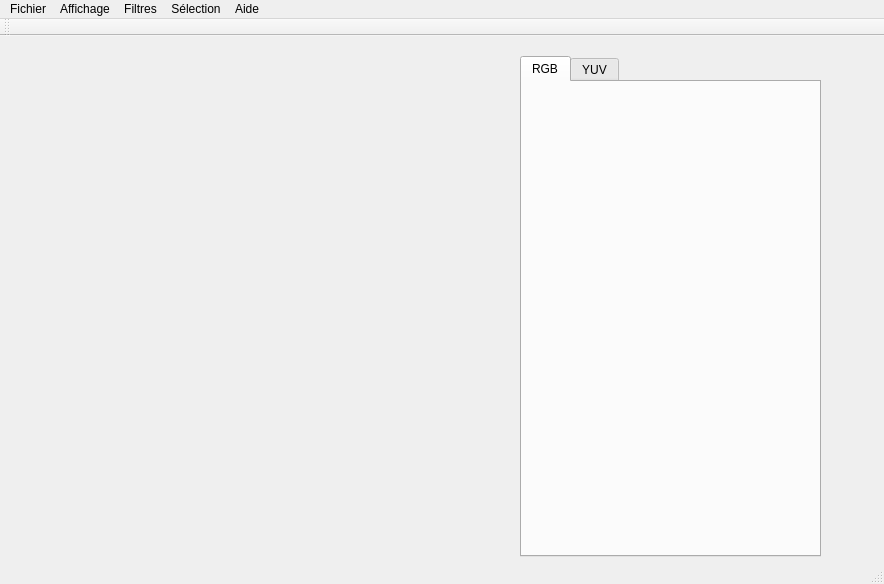
<?xml version="1.0" encoding="UTF-8"?>
<ui version="4.0">
 <class>MainWindow</class>
 <widget class="QMainWindow" name="MainWindow">
  <property name="geometry">
   <rect>
    <x>0</x>
    <y>0</y>
    <width>884</width>
    <height>584</height>
   </rect>
  </property>
  <property name="windowTitle">
   <string>MainWindow</string>
  </property>
  <widget class="QWidget" name="centralWidget">
   <widget class="QLabel" name="label_image">
    <property name="geometry">
     <rect>
      <x>40</x>
      <y>20</y>
      <width>361</width>
      <height>411</height>
     </rect>
    </property>
    <property name="text">
     <string/>
    </property>
   </widget>
   <widget class="QTabWidget" name="tabWidget">
    <property name="geometry">
     <rect>
      <x>520</x>
      <y>20</y>
      <width>301</width>
      <height>501</height>
     </rect>
    </property>
    <property name="currentIndex">
     <number>0</number>
    </property>
    <widget class="QWidget" name="Tab1">
     <property name="cursor">
      <cursorShape>ArrowCursor</cursorShape>
     </property>
     <attribute name="title">
      <string>RGB</string>
     </attribute>
     <widget class="QLabel" name="label_histo1">
      <property name="geometry">
       <rect>
        <x>10</x>
        <y>10</y>
        <width>301</width>
        <height>121</height>
       </rect>
      </property>
      <property name="text">
       <string/>
      </property>
     </widget>
     <widget class="QLabel" name="label_histo2">
      <property name="geometry">
       <rect>
        <x>10</x>
        <y>180</y>
        <width>311</width>
        <height>121</height>
       </rect>
      </property>
      <property name="text">
       <string/>
      </property>
     </widget>
     <widget class="QLabel" name="label_histo3">
      <property name="geometry">
       <rect>
        <x>10</x>
        <y>340</y>
        <width>311</width>
        <height>121</height>
       </rect>
      </property>
      <property name="text">
       <string/>
      </property>
     </widget>
    </widget>
    <widget class="QWidget" name="Tab2">
     <attribute name="title">
      <string>YUV</string>
     </attribute>
     <widget class="QLabel" name="label_histoY">
      <property name="geometry">
       <rect>
        <x>10</x>
        <y>340</y>
        <width>311</width>
        <height>121</height>
       </rect>
      </property>
      <property name="text">
       <string/>
      </property>
     </widget>
     <widget class="QLabel" name="label_histoU">
      <property name="geometry">
       <rect>
        <x>10</x>
        <y>180</y>
        <width>311</width>
        <height>121</height>
       </rect>
      </property>
      <property name="text">
       <string/>
      </property>
     </widget>
     <widget class="QLabel" name="label_histoV">
      <property name="geometry">
       <rect>
        <x>110</x>
        <y>380</y>
        <width>57</width>
        <height>15</height>
       </rect>
      </property>
      <property name="text">
       <string/>
      </property>
     </widget>
    </widget>
   </widget>
  </widget>
  <widget class="QMenuBar" name="menuBar">
   <property name="geometry">
    <rect>
     <x>0</x>
     <y>0</y>
     <width>884</width>
     <height>26</height>
    </rect>
   </property>
   <widget class="QMenu" name="menuFichier">
    <property name="title">
     <string>Fichier</string>
    </property>
    <addaction name="actionOuvrir"/>
    <addaction name="actionEnregistrer"/>
    <addaction name="actionFermer"/>
   </widget>
   <widget class="QMenu" name="menuAffichage">
    <property name="title">
     <string>Affichage</string>
    </property>
    <addaction name="actionHistogramme"/>
   </widget>
   <widget class="QMenu" name="menuFiltres">
    <property name="title">
     <string>Filtres</string>
    </property>
    <addaction name="actionNoir_et_blanc"/>
    <addaction name="actionInversion"/>
    <addaction name="actionFlou"/>
    <addaction name="actionContraste"/>
    <addaction name="actionContour_Sobel"/>
    <addaction name="actionContour_Prewitt"/>
   </widget>
   <widget class="QMenu" name="menuAide">
    <property name="title">
     <string>Aide</string>
    </property>
    <addaction name="action_Propos"/>
   </widget>
   <widget class="QMenu" name="menuSelection">
    <property name="title">
     <string>Sélection</string>
    </property>
    <addaction name="actionRedimension"/>
    <addaction name="actionDecoupage"/>
    <addaction name="actionInitialiser"/>
    <addaction name="actionFusion_milieu"/>
   </widget>
   <addaction name="menuFichier"/>
   <addaction name="menuAffichage"/>
   <addaction name="menuFiltres"/>
   <addaction name="menuSelection"/>
   <addaction name="menuAide"/>
  </widget>
  <widget class="QToolBar" name="mainToolBar">
   <attribute name="toolBarArea">
    <enum>TopToolBarArea</enum>
   </attribute>
   <attribute name="toolBarBreak">
    <bool>false</bool>
   </attribute>
  </widget>
  <widget class="QStatusBar" name="statusBar"/>
  <action name="actionOuvrir">
   <property name="text">
    <string>Ouvrir</string>
   </property>
  </action>
  <action name="actionEnregistrer">
   <property name="text">
    <string>Enregistrer</string>
   </property>
  </action>
  <action name="actionFermer">
   <property name="text">
    <string>Fermer</string>
   </property>
  </action>
  <action name="actionNoir_et_blanc">
   <property name="text">
    <string>Noir et blanc</string>
   </property>
  </action>
  <action name="actionInversion">
   <property name="text">
    <string>Inversion</string>
   </property>
  </action>
  <action name="actionFlou">
   <property name="text">
    <string>Flou</string>
   </property>
  </action>
  <action name="actionContraste">
   <property name="text">
    <string>Contraste</string>
   </property>
  </action>
  <action name="actionRedimension">
   <property name="text">
    <string>Redimension</string>
   </property>
  </action>
  <action name="actionDecoupage">
   <property name="text">
    <string>Découpage</string>
   </property>
  </action>
  <action name="actionInitialiser">
   <property name="text">
    <string>Réinitialiser</string>
   </property>
  </action>
  <action name="action_Propos">
   <property name="text">
    <string>À Propos</string>
   </property>
  </action>
  <action name="actionHistogramme">
   <property name="text">
    <string>Histogramme</string>
   </property>
  </action>
  <action name="actionContour_Sobel">
   <property name="text">
    <string>Contour Sobel</string>
   </property>
  </action>
  <action name="actionContour_Prewitt">
   <property name="text">
    <string>Contour Prewitt</string>
   </property>
  </action>
  <action name="actionFusion_milieu">
   <property name="text">
    <string>Fusion milieu</string>
   </property>
  </action>
 </widget>
 <layoutdefault spacing="6" margin="11"/>
 <resources/>
 <connections/>
</ui>
